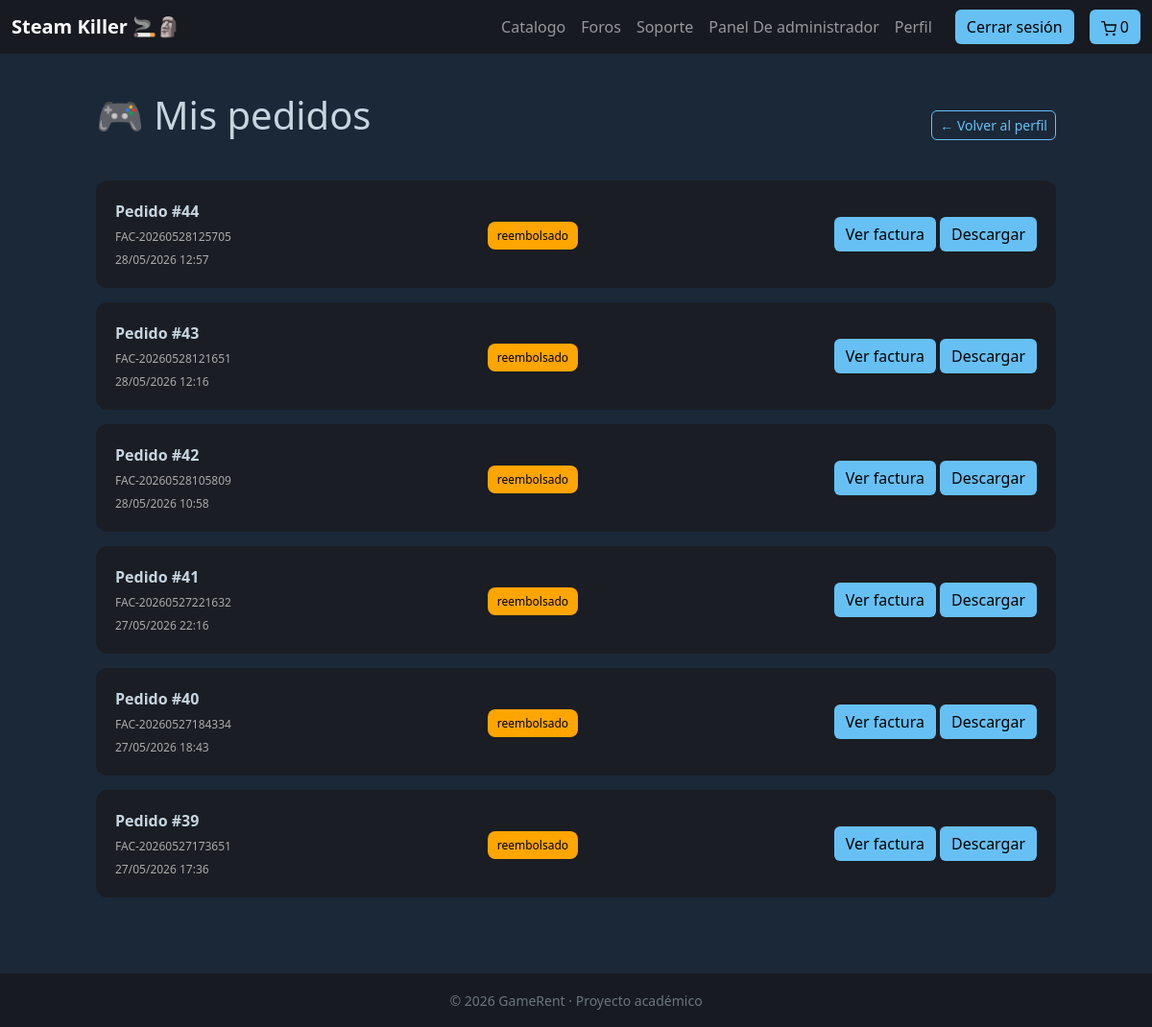
The app's page /mispedidos.php (signed in), older data.
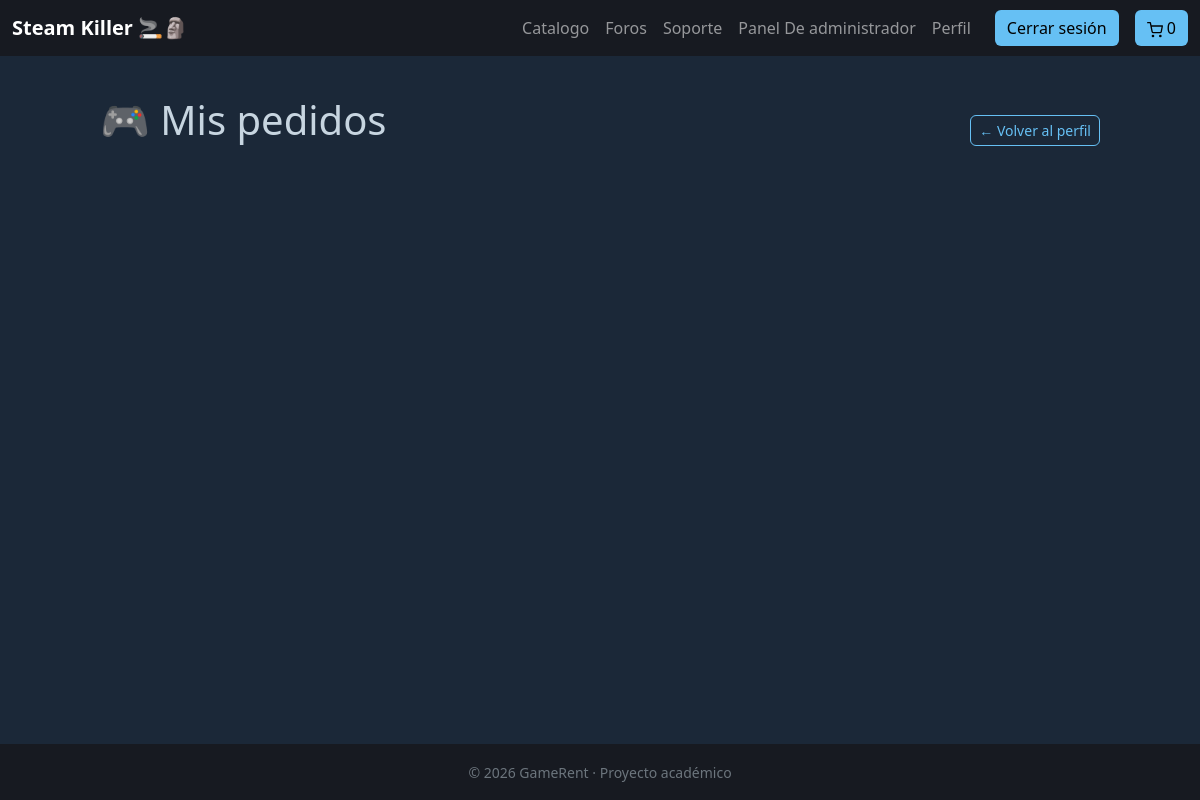
The same page, newer data.
### tables this page shows
CREATE TABLE `recibos` (
  `id_recibo` int(11) NOT NULL,
  `id_usuario` int(11) DEFAULT NULL,
  `numero_factura` varchar(50) NOT NULL,
  `nombre_fichero` varchar(255) NOT NULL,
  `estado` enum('pagado','cancelado','reembolsado') DEFAULT 'pagado',
  `stripe_session_id` varchar(255) DEFAULT NULL,
  `fecha_emision` datetime DEFAULT current_timestamp(),
  `id_pedido` int(11) NOT NULL
);

CREATE TABLE `pedido` (
  `id_pedido` int(11) NOT NULL,
  `id_usuario` int(11) DEFAULT NULL,
  `Fecha` datetime NOT NULL,
  `metodo_pago` int(11) NOT NULL,
  `estado` enum('pagado','reembolsado') NOT NULL DEFAULT 'pagado',
  `fecha_reembolso` datetime DEFAULT NULL,
  `motivo_reembolso` varchar(255) DEFAULT NULL
);

### db/conexion.php (called while the page is built)
<?php
    include_once("consultas.php");
    $db = new Tienda("localhost",3306,"tfg_videoclub","root","");
?>

### db/consultas.php (called while the page is built, shortened)
<?php
class Tienda
{
	private $pdo;
	public function __construct($host, $port, $db, $user, $pass)
	{
		$this->pdo = new PDO("mysql:host=" . $host . ";port=" . $port . ";dbname=" . $db, $user, $pass);
	}
	public function getPedidosUsuario($id_usuario)
	{
		$sentencia = "SELECT p.estado,p.id_pedido, p.fecha, p.metodo_pago,
                   r.numero_factura, r.nombre_fichero
            FROM pedido p
            LEFT JOIN recibos r ON p.id_pedido = r.id_pedido
            WHERE p.id_usuario = :id_usuario
            ORDER BY p.fecha DESC";
		$ejecucion = $this->pdo->prepare($sentencia);
		$ejecucion->execute([
			":id_usuario" => $id_usuario
		]);
		return $ejecucion->fetchAll(PDO::FETCH_ASSOC);
	}
}
?>

### mispedidos.php (the view, shortened to what this page needs)
<?php
include_once("cabecera.php");
require_once("./db/conexion.php");
require_once("./db/consultas.php");
$id_usuario = $_SESSION["usuario_id"];
$pedidos = $db->getPedidosUsuario($id_usuario);
?>
<!DOCTYPE html>
<html lang="es">
<head>
</head>
<body>
    <div class="containerPedidos main-content">
        <div class="d-flex justify-content-between align-items-center mb-4">
            <h1 class="h1Pedidos">🎮 Mis pedidos</h1>
        <a href="perfil.php" class="btn btn-outline-steam btn-sm">← Volver al perfil</a>
        </div>
        <?php foreach ($pedidos as $p): ?>
            <div class="cardPedidos">
                <div class="infoPedidos">
                    <strong>Pedido #<?= $p['id_pedido'] ?></strong>
                    <div class="facturaPedidos">
                        <?= $p['numero_factura'] ?>
                    </div>
                    <div style="font-size:12px;color:#aaa;">
                        <?= date("d/m/Y H:i", strtotime($p['fecha'])) ?>
                    </div>
                </div>
                <div>
                    <span class="estadoPedidos <?= $p['estado'] ?>">
                        <?= $p['estado'] ?>
                    </span>
                </div>
                <div>
                    <a class="btn btn-steam" href="ver_factura.php?id=<?= $p['id_pedido'] ?>&modo=view">
                        Ver factura
                    </a>
                    <a class="btn btn-steam" href="ver_factura.php?id=<?= $p['id_pedido'] ?>&modo=download">
                        Descargar
                    </a>
                </div>
            </div>
        <?php endforeach; ?>
    </div>
    <?php
    include_once("pie.php");
    ?>

### cabecera.php (shortened to what this page needs)
<?php
include_once("./db/conexion.php");
$total_carrito = count($_SESSION['carrito']);
?>
<!DOCTYPE html>
<html lang="es">
<head>
  <link href="https://cdn.jsdelivr.net/npm/bootstrap@5.3.2/dist/css/bootstrap.min.css" rel="stylesheet">
  <link rel="stylesheet" href="https://cdn.jsdelivr.net/npm/bootstrap-icons@1.11.0/font/bootstrap-icons.css">
  <link href="./styles/css.css" rel="stylesheet">
</head>
<body>
  <nav class="navbar navbar-expand-lg navbar-dark">
    <div class="container-fluid">
      <a class="navbar-brand fw-bold" href="index.php">Steam Killer 🚬🗿</a>
      <div class="collapse navbar-collapse" id="navbarNav">
        <ul class="navbar-nav ms-auto align-items-lg-center">
          <li class="nav-item">
            <a class="nav-link" href="buscador.php">Catalogo</a>
          </li>
          <li class="nav-item">
            <a class="nav-link" href="foro.php">Foros</a>
          </li>
          <li class="nav-item">
            <a class="nav-link" href="Soporte.php">Soporte</a>
          </li>
          <?php
          if (isset($_SESSION["Rol"]) && $_SESSION["Rol"] > 0) {
            ?>
            <li><a class="nav-link" href="panel/cuerpos/Panelindex.php">Panel De administrador</a></li>
            <?php
          }
          ?>
          <li class="nav-item">
            <a class="nav-link" href="perfil.php">Perfil</a>
          </li>
          <?php
          if (isset($_SESSION["usuario_id"])) {
            ?>
            <li class="nav-item ms-lg-3">
              <a class="btn-steam btn" href="/TFG/async/logOut.php">
                Cerrar sesión
              </a>
            </li>
            <?php
          } else {
            ?>
            <li class="nav-item ms-lg-3">
              <a class="btn btn-steam" href="login.php">Iniciar sesión</a>
            </li>
            <?php
          }
          ?>
          <li class="nav-item ms-lg-3">
            <a class="btn btn-steam" href="carrito.php">
              <img src="img/shopping-cart.svg" alt="Carrito">
              <span id="contador"><?php echo $total_carrito ?></span>
            </a>
          </li>
        </ul>
      </div>
    </div>
  </nav>

### pie.php (shortened to what this page needs)
<footer class="text-center text-secondary py-3 mt-4">
  <small>© 2026 GameRent · Proyecto académico</small>
</footer>
</body>
</html>

### styles/css.css (style rules this page uses)
* { box-sizing: border-box; }
html, body { height: 100%; }
body { background-color: #1b2838; color: #c7d5e0; font-family: 'Noto Sans', sans-serif; -webkit-font-smoothing: antialiased; -moz-osx-font-smoothing: grayscale; display: flex; flex-direction: column; }
.main-content { flex: 1; width: 100%; }
:root { --steam-blue: #66c0f4; --bg-dark: #1b2838; --panel: #2a475e; --panel-dark: #171a21; }
.navbar, footer { background-color: #171a21; }
.btn-steam { background-color: #66c0f4; color: #000; border: none; }
.btn-steam img { width: 16px; height: 16px; }
.btn-outline-steam { background-color: transparent; border: 1px solid #66c0f4; color: #66c0f4; border-radius: 6px; transition: all 0.2s ease; }
.h1Pedidos { margin-bottom: 20px; }
.containerPedidos { max-width: 1000px; margin: 40px auto; }
.cardPedidos { background: #1a1d23; padding: 20px; border-radius: 12px; margin-bottom: 15px; display: flex; justify-content: space-between; align-items: center; transition: 0.2s; }
.infoPedidos { display: flex; flex-direction: column; gap: 6px; }
.facturaPedidos { font-size: 12px; color: #aaa; }
.estadoPedidos { padding: 6px 10px; border-radius: 8px; font-size: 12px; }
.reembolsado { background: orange; color: black; }

Row changes from the older to the newer data that the page shows:
removed recibos: id_pedido.id_pedido "44", numero_factura "FAC-20260528125705", id_pedido.Fecha "28/05/2026 12:57", id_pedido.estado "reembolsado"
removed recibos: id_pedido.id_pedido "43", numero_factura "FAC-20260528121651", id_pedido.Fecha "28/05/2026 12:16", id_pedido.estado "reembolsado"
removed recibos: id_pedido.id_pedido "42", numero_factura "FAC-20260528105809", id_pedido.Fecha "28/05/2026 10:58", id_pedido.estado "reembolsado"
removed recibos: id_pedido.id_pedido "41", numero_factura "FAC-20260527221632", id_pedido.Fecha "27/05/2026 22:16", id_pedido.estado "reembolsado"
removed recibos: id_pedido.id_pedido "40", numero_factura "FAC-20260527184334", id_pedido.Fecha "27/05/2026 18:43", id_pedido.estado "reembolsado"
removed recibos: id_pedido.id_pedido "39", numero_factura "FAC-20260527173651", id_pedido.Fecha "27/05/2026 17:36", id_pedido.estado "reembolsado"
